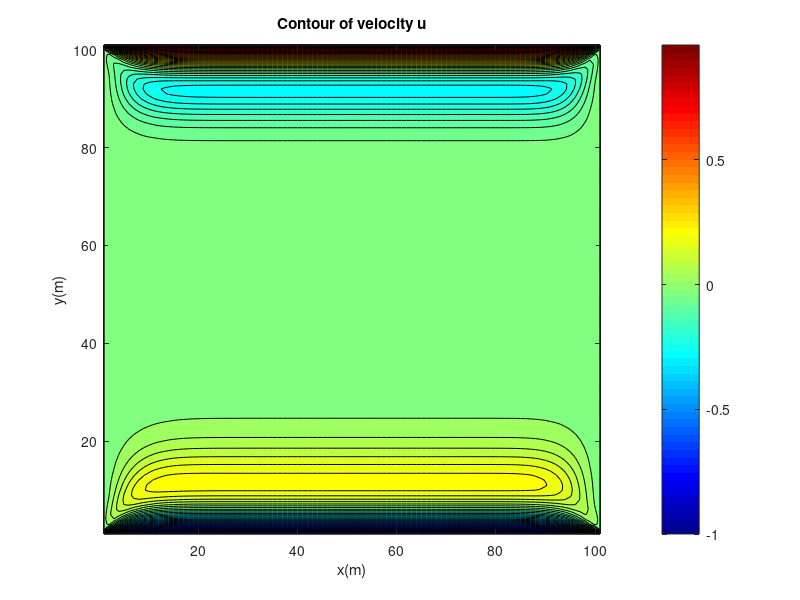

Write MATLAB code to recreate this figure. (Note: this script raises an error after producing the figure.)
clc;
clear;
close all;
format shortEng

%% Defining Parameters
U = 1;
L = 1;
H = 1;
Re = 100;
nu = U * L / Re;
nx = 101;
ny = 101;
delta_x = L / (nx - 1);
delta_y = H / (ny - 1);
beta =delta_x / delta_y;
beta2 = beta.^2;

%% Define Matrices of Stream Function & Vorticity
sf = zeros(nx,ny);
sf0= zeros(nx,ny);
w = zeros(nx, ny);
w0 = zeros(nx, ny);
u = zeros(nx, ny);  u(:,1) = -U;  u(:,end) = U;  %Top moves right & Bottom moves left
v = zeros(nx, ny);

%% Findng Stream Function & Velocity & Vorticity & Error
Err_tot = 100;
step = 0;

while ( Err_tot > 1e-3)
    
    %Finding Stream Function
    for i=2:nx-1
        for j=2:ny-1
            sf(i,j) = (sf(i+1,j) + sf(i-1,j) +...
                       beta2* sf(i,j+1) + beta2* sf(i,j-1) + ...
                       (delta_x.^2) * w(i,j)) / (2 + 2* beta2);
        end
    end
    
    
    %Update Boundary Condition for Vorticity
    w(1,:)=    -2 * sf(2,:)/delta_x^2;
    w(end,:)=  -2 * sf(end-1,:)/delta_x^2; 
    w(:,1)=    -2 * (sf(:,2) + U*delta_y)/delta_y^2;
    w(:,end)=  -2 * (sf(:,end-1) + U*delta_y)/delta_y^2;

    
    %Finding Velocity & Vorticity
    for i=2:nx-1
        for j=2:ny-1
            u(i,j) = (sf(i,j+1) - sf(i,j-1)) / (2 * delta_y);
            v(i,j) = -(sf(i+1,j) - sf(i-1,j)) / (2 * delta_x);

            dwdx = (w(i+1,j) - w(i-1,j)) / (2 * delta_x);
            dwdy = (w(i,j+1) - w(i,j-1)) / (2 * delta_y);

            A = ((u(i,j) * dwdx) + (v(i,j) * dwdy))/ nu;

            w(i,j) = (w(i+1,j) + w(i-1,j) + beta2* w(i,j+1) + beta2* w(i,j-1) - (delta_x.^2) * A) / (2 + 2* beta2);
        end
    end
    V_tot = sqrt(u.^2 + v.^2);

    
    %Finding Error
    Err_sf = max(max(abs(sf0-sf)));
    Err_w = max(max(abs(w0-w)));
    Err_tot = max([Err_sf , Err_w]);
    disp(Err_tot);
    
    
    %Update sf0 & w0
    w0 = w;
    sf0 = sf;
    step = step + 1;
    
    
    %Extract GIF Of Contours
    if (mod(step,50)==0)
        
        %GIF For u
        ugif=figure(1);
        contourf(transpose(u),50);
        title('Contour of velocity u');
        xlabel('x(m)'); 
        ylabel('y(m)'); 
        colorbar
        colormap jet
        drawnow
        frame1 = getframe(ugif);
        im1 = frame2im(frame1);
        [imind1,cm1] = rgb2ind(im1,256);
        if step == 50
            imwrite(imind1,cm1,'Cavity_Option8_u.gif','gif', 'Loopcount',inf);
        else
            imwrite(imind1,cm1,'Cavity_Option8_u.gif','gif','WriteMode','append');
        end
        
        %GIF For v
        vgif=figure(2);
        contourf(transpose(v),50);
        title('Contour of velocity v');
        xlabel('x(m)'); 
        ylabel('y(m)'); 
        colorbar
        colormap jet
        drawnow
        frame2 = getframe(vgif);
        im2 = frame2im(frame2);
        [imind2,cm2] = rgb2ind(im2,256);
        if step == 50
            imwrite(imind2,cm2,'Cavity_Option8_v.gif','gif', 'Loopcount',inf);
        else
            imwrite(imind2,cm2,'Cavity_Option8_v.gif','gif','WriteMode','append');
        end
        
        %GIF For total Velocity
        vtgif=figure(3);
        contourf(transpose(V_tot));
        title('Contour of total velocity');
        xlabel('x(m)'); 
        ylabel('y(m)'); 
        colorbar
        drawnow
        frame3 = getframe(vtgif);
        im3 = frame2im(frame3);
        [imind3,cm3] = rgb2ind(im3,256);
        if step == 50
            imwrite(imind3,cm3,'Cavity_Option8_V-total.gif','gif', 'Loopcount',inf);
        else
            imwrite(imind3,cm3,'Cavity_Option8_V-total.gif','gif','WriteMode','append');
        end
        
        %GIF For Stream Line
        sfgif=figure(4);
        contourf(transpose(sf),50);
        title('Contour of Stream Lines');
        xlabel('x(m)'); 
        ylabel('y(m)'); 
        colorbar
        colormap jet
        drawnow
        frame4 = getframe(sfgif);
        im4 = frame2im(frame4);
        [imind4,cm4] = rgb2ind(im4,256);
        if step == 50
            imwrite(imind4,cm4,'Cavity_Option8_Stream Lines.gif','gif', 'Loopcount',inf);
        else
            imwrite(imind4,cm4,'Cavity_Option8_Stream Lines.gif','gif','WriteMode','append');
        end
        
        %GIF For Vorticity
        wgif=figure(5);
        contourf(transpose(w),1000);
        title('Contour of Vorticity');
        xlabel('x(m)');
        ylabel('y(m)');
        colorbar
        colormap jet
        drawnow
        frame5 = getframe(wgif);
        im5 = frame2im(frame5);
        [imind5,cm5] = rgb2ind(im5,256);
        if step == 50
            imwrite(imind5,cm5,'Cavity_Option8_Vorticity.gif','gif', 'Loopcount',inf);
        else
            imwrite(imind5,cm5,'Cavity_Option8_Vorticity.gif','gif','WriteMode','append');
        end
    end

end


figure(6);
hold on
contour(transpose(sf),10);
q = quiver(transpose(u),transpose(v),3);
q.Color = 'r';
xlabel('x(m)');
ylabel('y(m)');
title('Stream Line & Vector of Velocity');
legend('Stream Line', 'Vector of velocity')
hold off




